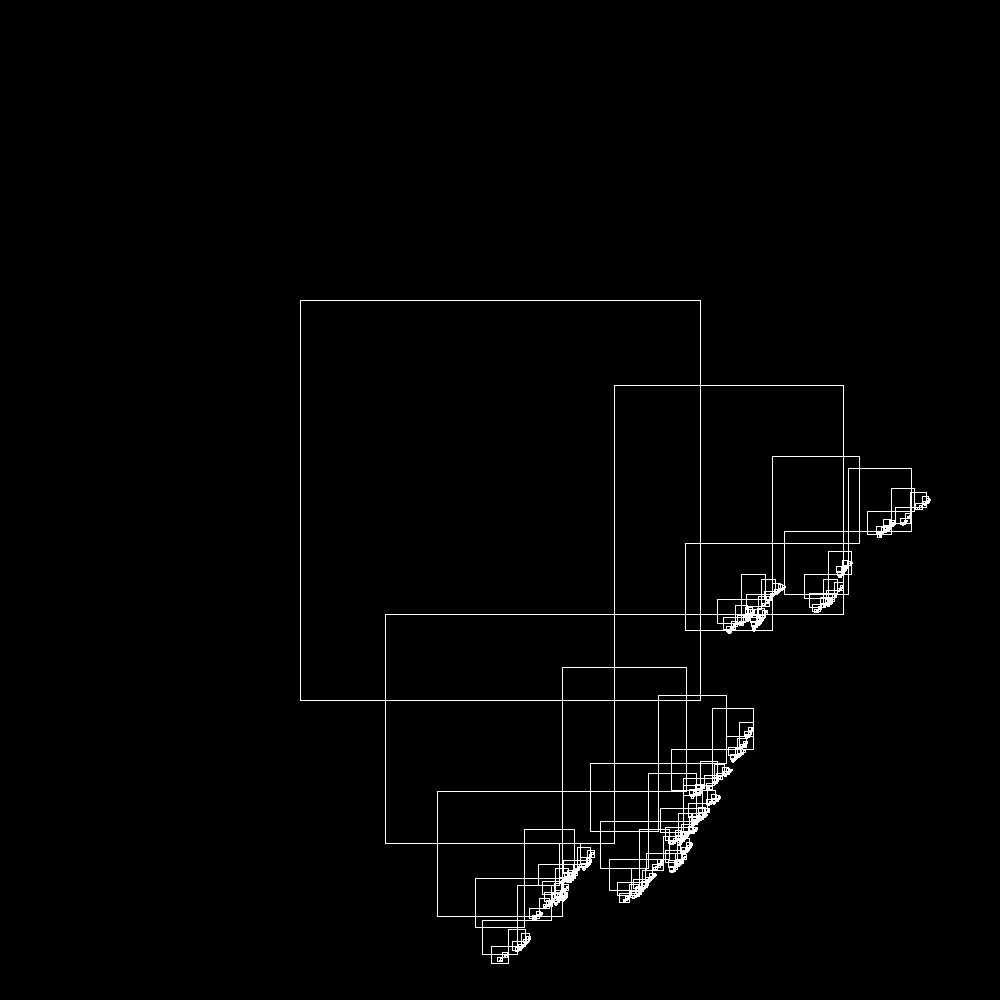
Frame 1 (no input)
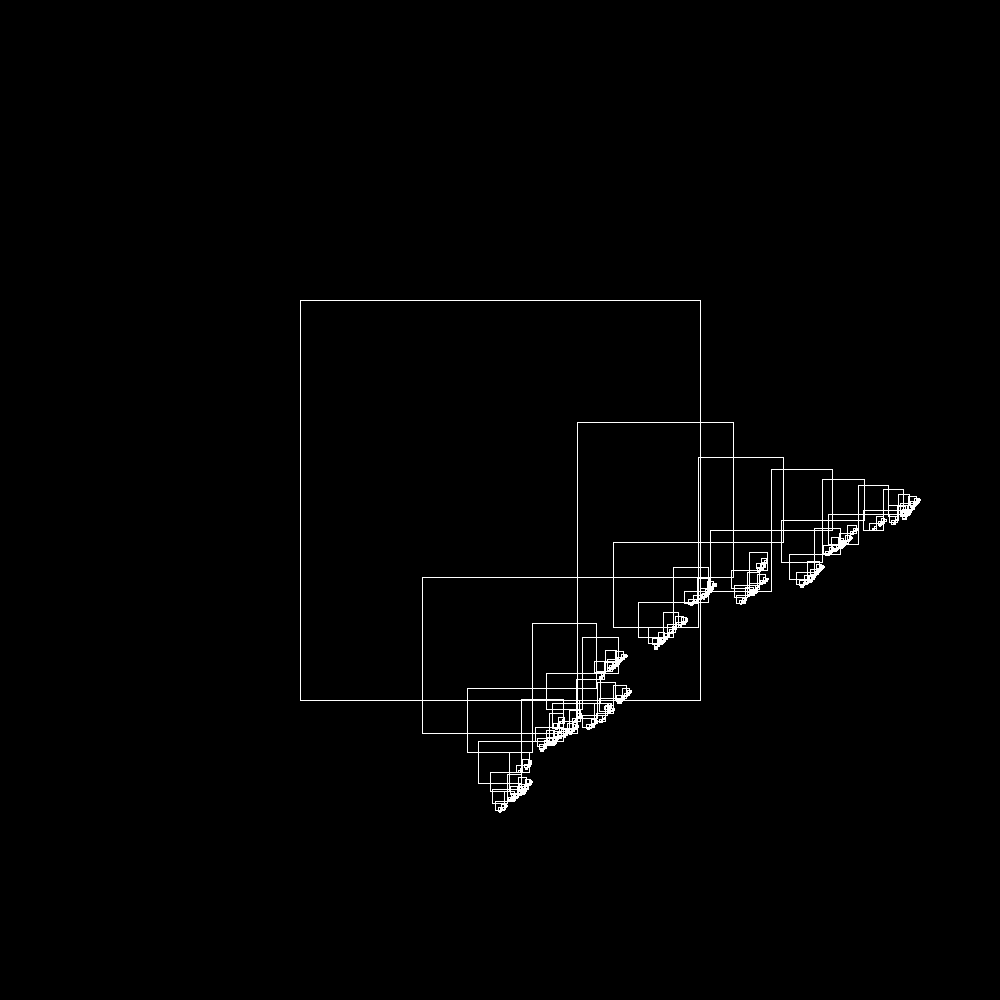
Frame 60 (the mouse pressed at the canvas centre just before this capture)
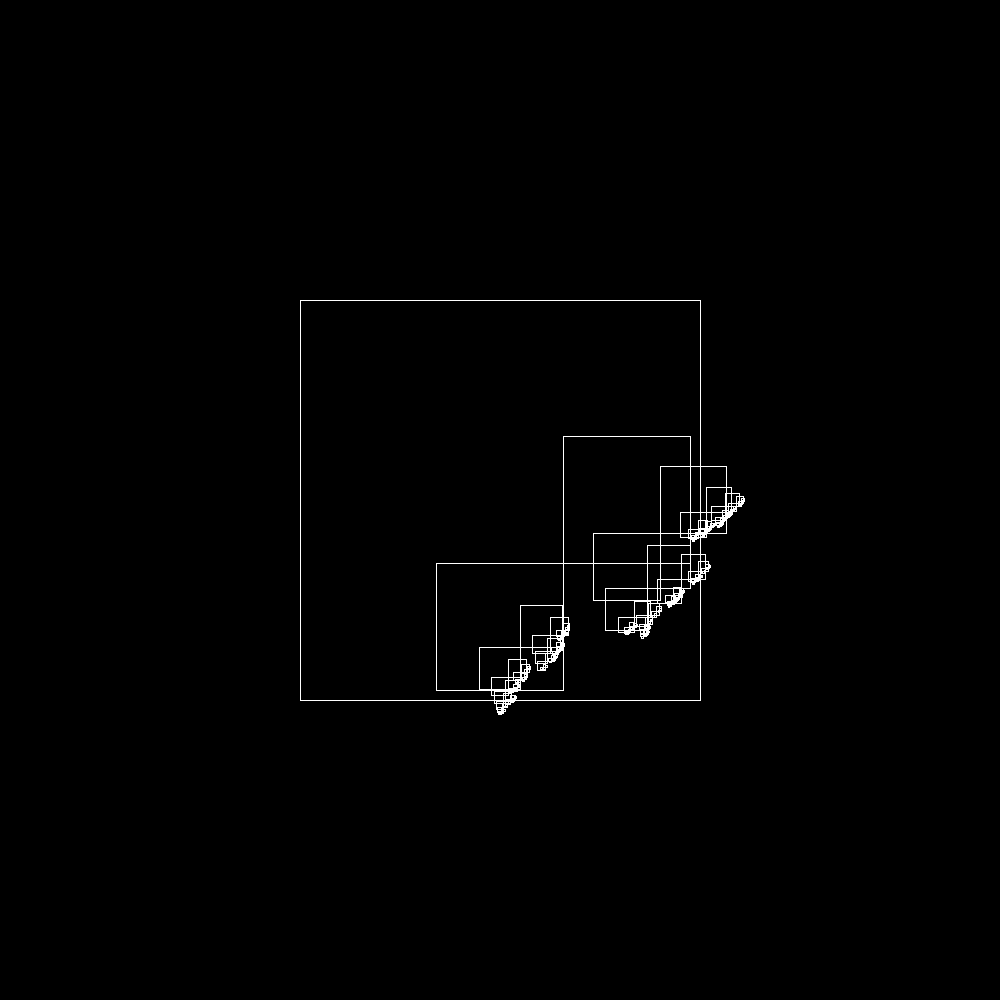
Frame 120 (the mouse held since frame 60 and released just before this capture)

The Processing sketch that drew these frames (run headless with seeded random() and noise(); from frame 60 on, the mouse is pressed at the canvas centre):

// Processing sketch: rekurencja
// ── rekurencja.pde
void setup() {
  size(1000, 1000);
}

void draw() {
  frameRate(5);
  rectMode(CENTER);
  background(0);
  stroke(255);
  noFill();
  drawRect(width/2, height/2, 400);
 // noLoop();
}

void drawRect(float x, float y, float d) {
  rect(x, y, d, d);
  if (d > 2) {
    float newD = d * random(0.25, 0.75);
    drawRect(x + newD, y, newD);
   // drawCircle(x - newD, y, newD);
    drawRect(x, y + newD, newD);
  //  drawRect(x, y - newD, newD);

  }
}
